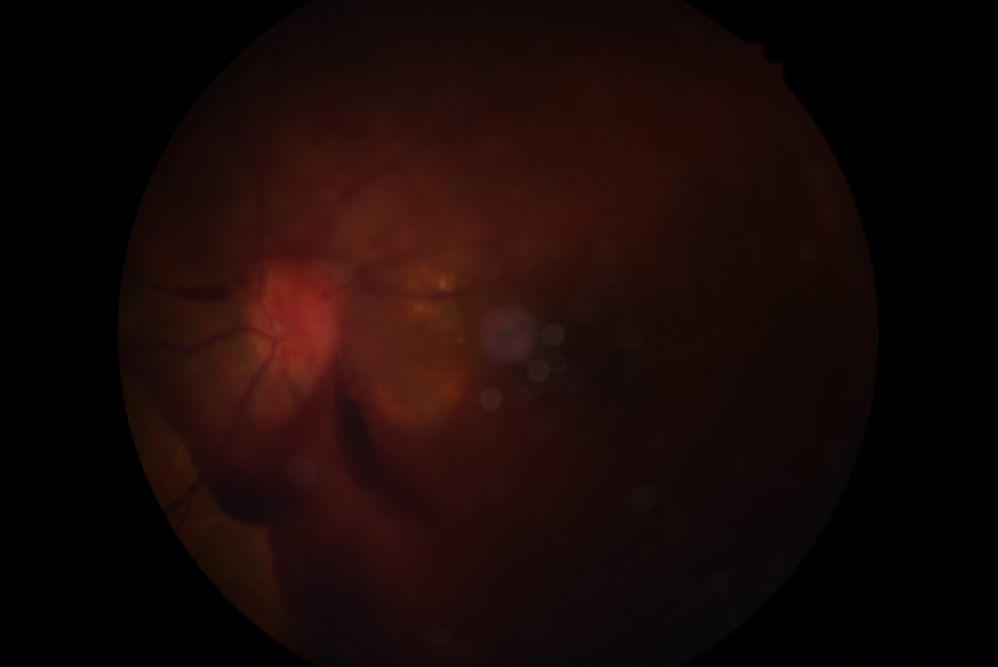
#> input picture diab_retina_app/test/007-7221-400.jpg, 2992 x 2000 px (shown at 1/3 size)
$ python -i vessels_remove.py   (imports and definitions only)
#> lines starting #> are read from the running program, lines starting #| are printed output that depends on the picture
import os
import sys
from PIL import ImageFile
ImageFile.LOAD_TRUNCATED_IMAGES = True
from skimage import io
import numpy as np
import cv2
import numpy as np

def remove_vessels(image):
    print(image)
    path="/Users/hp/Desktop/detection-diabetique/diab_retina_app/test/"+ str(image)
    #img = Image.open(os.path.dirname(__file__) + '/test/' + image)
    img = cv2.imread(path)
    #path="image/05_test.jpg"
    b,g,r = cv2.split(img)
    clahe = cv2.createCLAHE(clipLimit=0.4, tileGridSize=(17,17))
    g = clahe.apply(g)
# Convert the image to 8-bit dept
    gray_8bit = cv2.convertScaleAbs(g)
    th = cv2.adaptiveThreshold(gray_8bit, 220, cv2.ADAPTIVE_THRESH_GAUSSIAN_C, cv2.THRESH_BINARY_INV, 21,3)

#remove small objects
    kernel = np.ones((1,1),np.uint8)
    opening = cv2.morphologyEx(th, cv2.MORPH_OPEN, kernel)

#fill gaps in vessels
    closing = cv2.morphologyEx(opening, cv2.MORPH_CLOSE, kernel)

# Extract the vessels as a binary image
    contours, hierarchy = cv2.findContours(closing, cv2.RETR_TREE, cv2.CHAIN_APPROX_NONE)
    contour_img = np.zeros_like(g)
    for cnt in contours:
        area = cv2.contourArea(cnt)
        perimeter = cv2.arcLength(cnt, True)
        if (area >50 and perimeter>650):
            cv2.drawContours(contour_img, [cnt], 0, 250,4)
    vessels = cv2.bitwise_and(closing, contour_img)
    vessels = cv2.bitwise_not(vessels)

    blur = cv2.GaussianBlur((vessels),(3,3),0)
    thresh = cv2.threshold(blur, 220, 255, cv2.THRESH_BINARY)[1]
    vessels = cv2.bitwise_not(thresh)
    new_path="/Users/hp/Desktop/detection-diabetique/diab_retina_app/test2/"+ str(image)
    print("path:", new_path)
    cv2.imwrite(new_path,thresh)

>>> import cv2
>>> picture = cv2.imread('test/007-7221-400.jpg', cv2.IMREAD_GRAYSCALE)
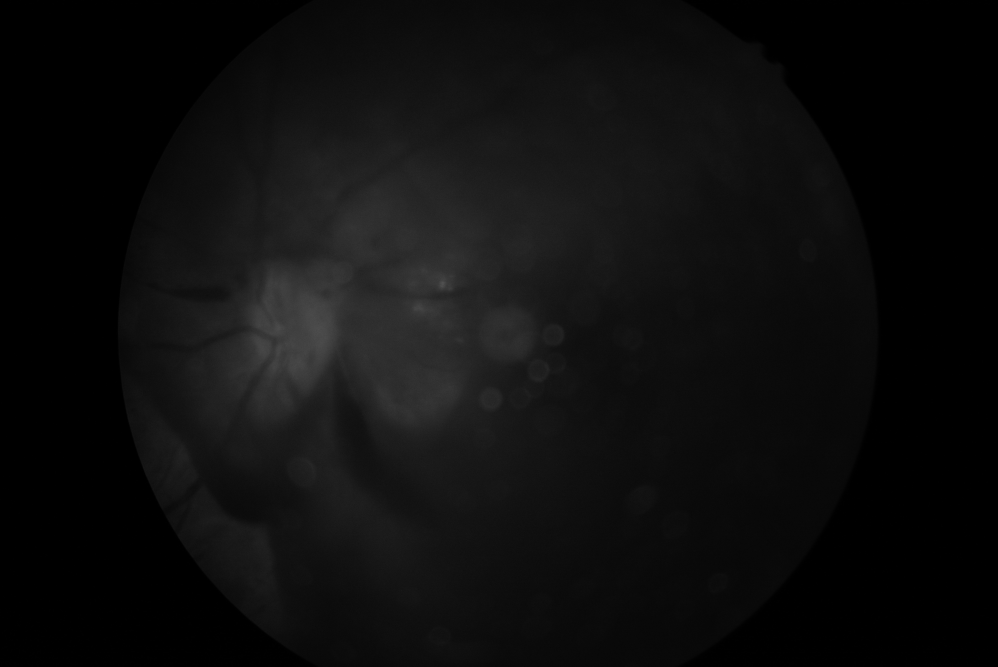
#> picture: shape (2000, 2992) (shown at 1/3 size); min 0, max 84, mean 13.7
>>> result = remove_vessels(picture)
#> (printed output is left out)
#> (the run stopped early here; a loop or call above may not have finished)

$ run again, on diab_retina_app/test/007-7222-400.jpg
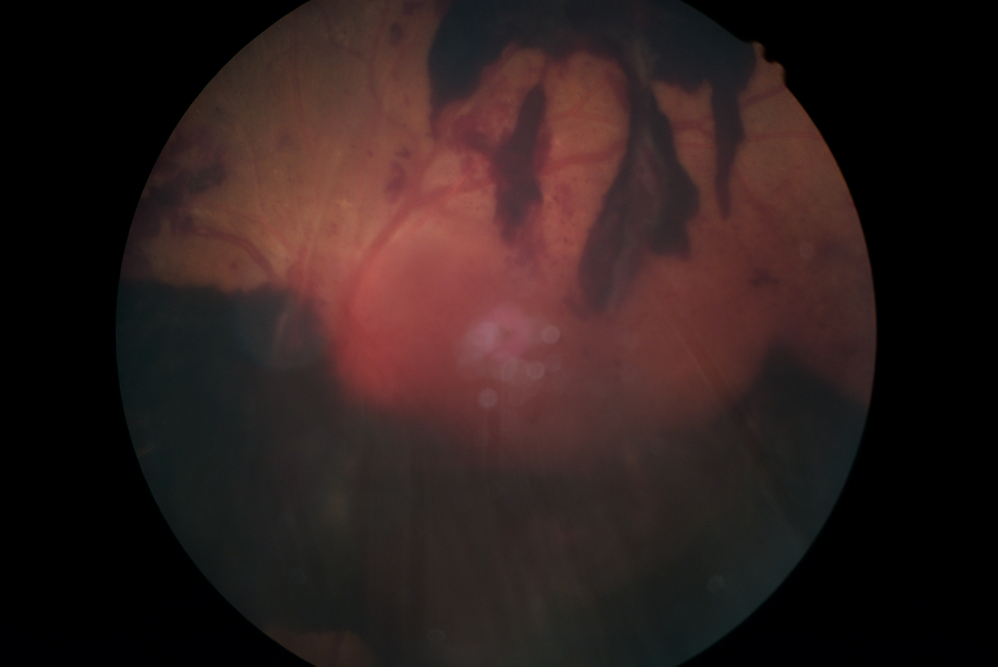
#> input picture diab_retina_app/test/007-7222-400.jpg, 2992 x 2000 px (shown at 1/3 size)
#> `picture = cv2.imread('test/007-7221-400.jpg', cv2.IMREAD_GRAYSCALE)`:
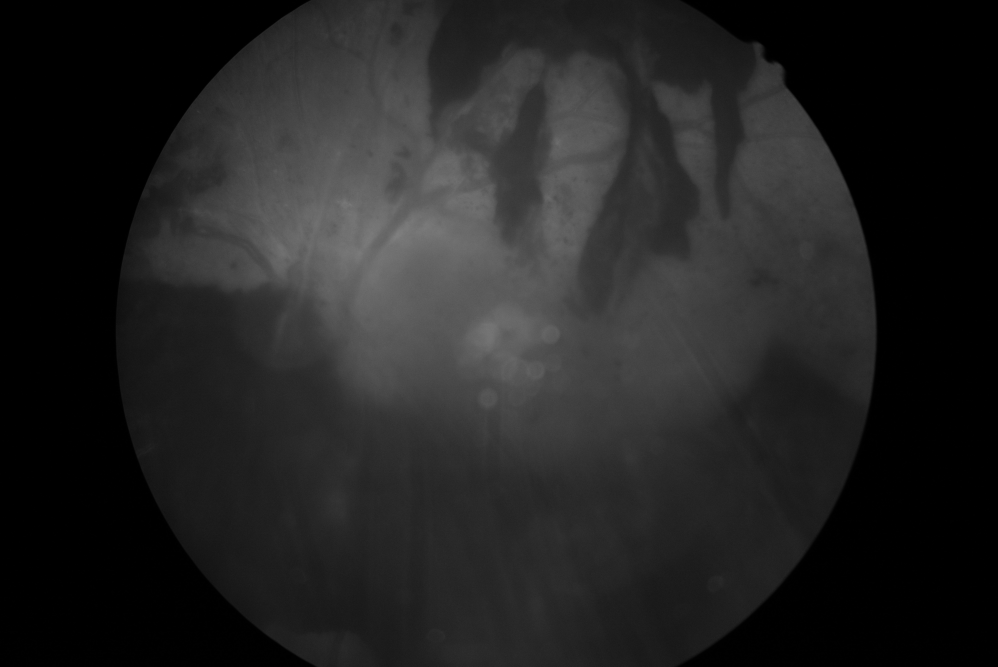
#> picture: shape (2000, 2992) (shown at 1/3 size); min 0, max 133, mean 34.4
#> (printed output is left out)

$ run again, on diab_retina_app/test/007-7224-400.jpg
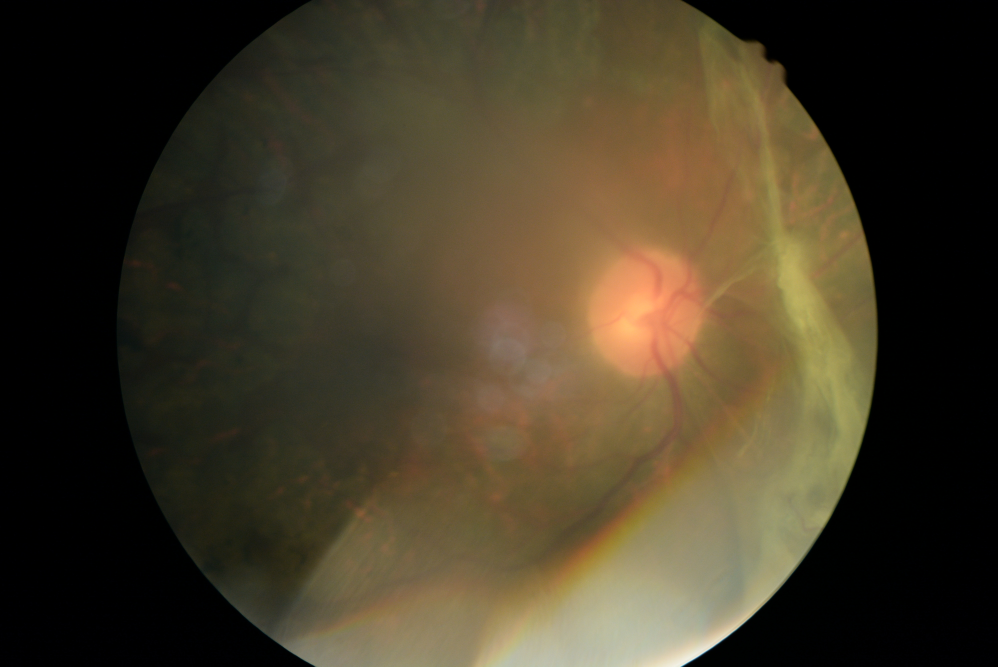
#> input picture diab_retina_app/test/007-7224-400.jpg, 2992 x 2000 px (shown at 1/3 size)
#> `picture = cv2.imread('test/007-7221-400.jpg', cv2.IMREAD_GRAYSCALE)`:
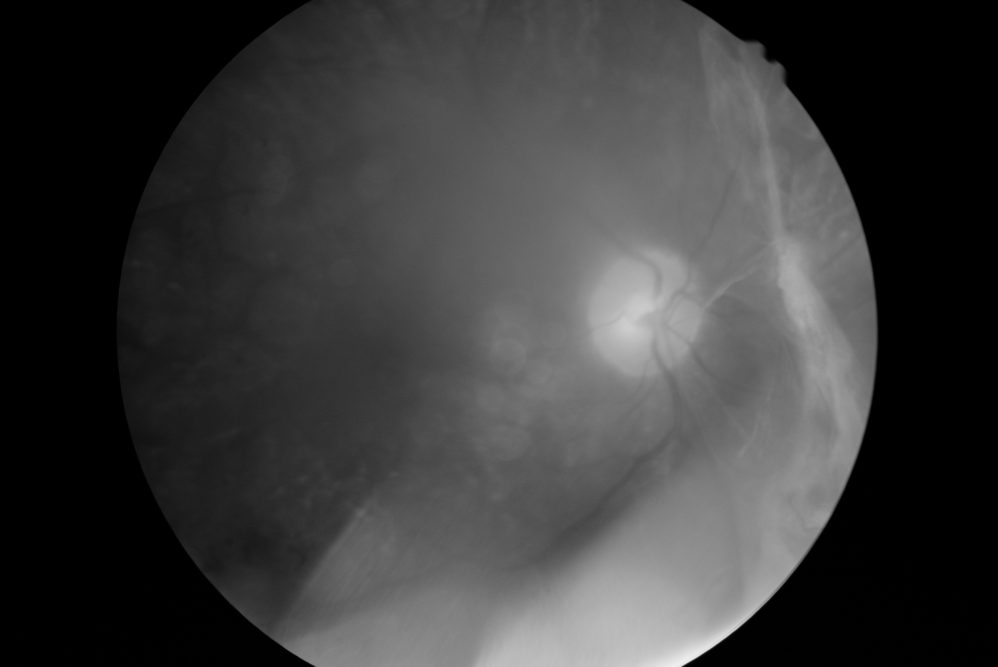
#> picture: shape (2000, 2992) (shown at 1/3 size); min 0, max 240, mean 59.1
#> (printed output is left out)
